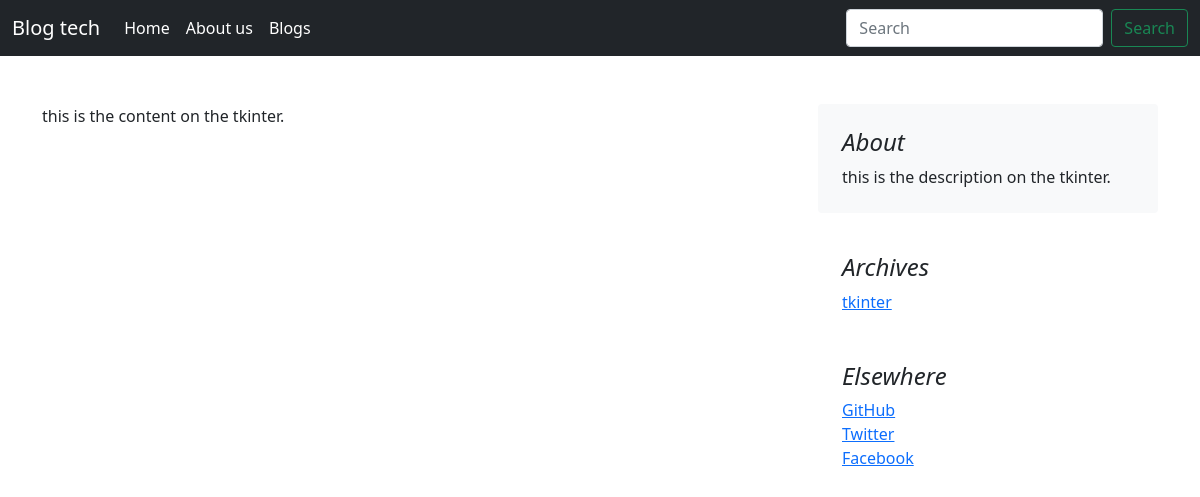
/postview/10, run on an earlier commit of the app's database.
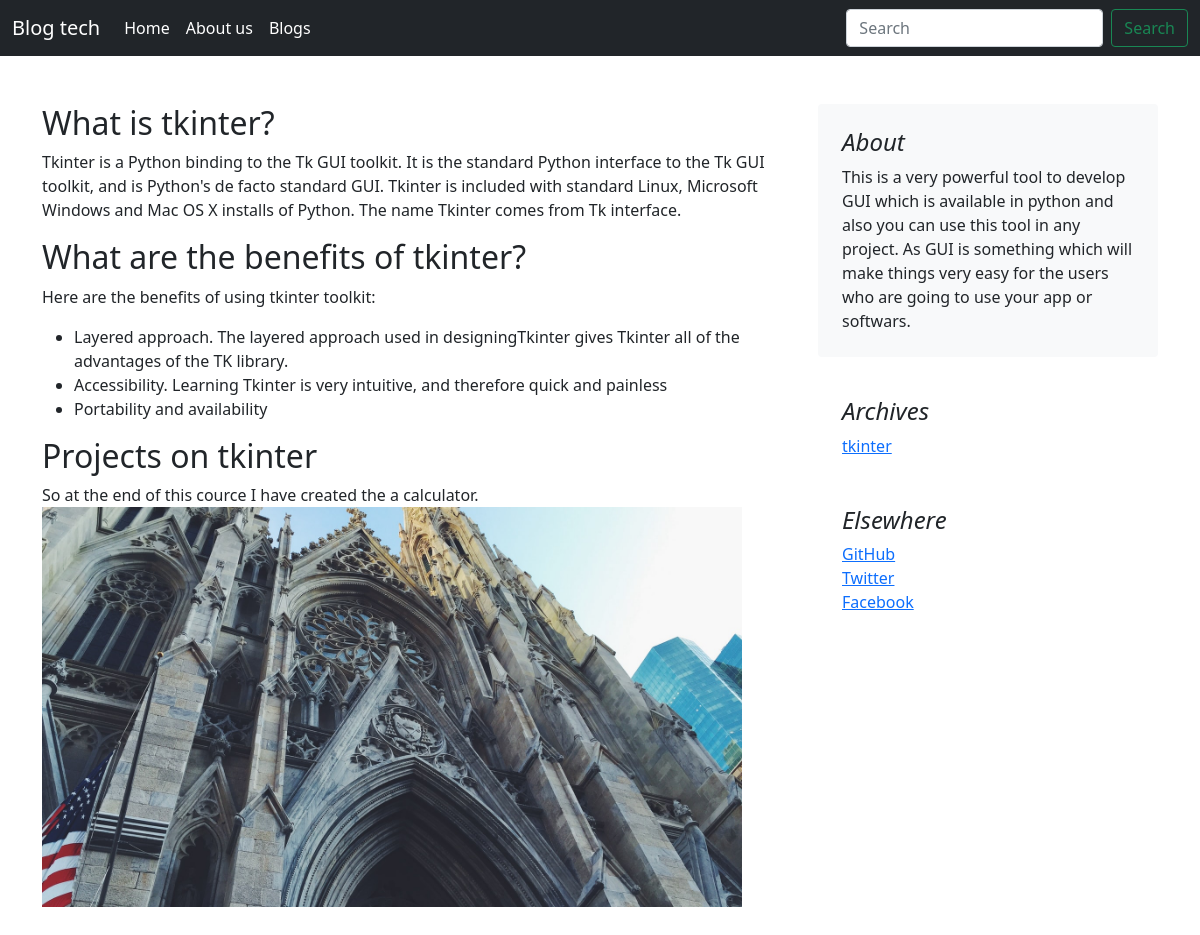
And on a later commit of the database.
### blog_tech/models.py (models this page shows, shortened)
class post(models.Model):
    title = models.CharField(max_length=50)
    tag = models.CharField(max_length=50)
    status = models.CharField(max_length=50)
    desc = models.TextField()
    content = models.TextField()
    pub_date = models.DateField()

### blog_tech/views.py (the view)
# urls.py: path('postview/<int:id>', views.postview, name='postview'),
def postview(request, id):
    req_post = post.objects.filter(id = id)
    links = post.objects.filter(tag = req_post[0].tag)
    return render(request, 'postview.html',{'content':req_post, 'links':links})

### blog_tech/templatetags/custom_tags.py (called while the page is built)
@register.filter()
def markdown_convertor(value):
    value = markdown.markdown(value)
    return value

### templates/postview.html (shortened to what this page needs)
{% extends 'basic.html' %}
{% block body %}
{% load custom_tags %}
{% load static %}
<div class="container my-5">
  <div class="row g-5">
    <div class="col-md-8">
      <article class="blog-post">
        {{ content.0.content|markdown_convertor | safe }}
      </article>
    </div>
    <div class="col-md-4">
      <div class="position-sticky" style="top: 2rem;">
        <div class="p-4 mb-3 bg-light rounded">
          <h4 class="fst-italic">About</h4>
          <p class="mb-0">{{ content.0.desc }}</p>
        </div>
        <div class="p-4">
          <h4 class="fst-italic">Archives</h4>
          <ol class="list-unstyled mb-0">
            {% for i in links %}
            <li><a href="/postview/{{i.id}}">{{ i.title }}</a></li>
            {% endfor %}
          </ol>
        </div>
        <div class="p-4">
          <h4 class="fst-italic">Elsewhere</h4>
          <ol class="list-unstyled">
            <li><a href="#">GitHub</a></li>
            <li><a href="#">Twitter</a></li>
            <li><a href="#">Facebook</a></li>
          </ol>
        </div>
      </div>
    </div>
  </div>
</div>
{% endblock body %}

What changed in the data, as far as the page shows it:
changed post "tkinter": content "this is the content on the tkinter." → "What is tkinter? Tkinter is a Python binding to the Tk GUI toolkit. It is the standard Python interface to the Tk GUI toolkit, and is Python's de facto standard GUI. Tkinter is included with standard Linux, Microsoft Windows and Mac OS X installs of Python. The name Tkinter comes from Tk interface. What are the benefits of tkinter? Here are the benefits of using tkinter toolkit: Layered approach. The layered approach used in designingTkinter gives Tkinter all of the advantages of the TK library. Accessibility. Learning Tkinter is very intuitive, and therefore quick and painless Portability and availability Projects on tkinter So at the end of this cource I have created the a calculator."; content: picture added; desc "this is the description on the tkinter." → "This is a very powerful tool to develop GUI which is available in python and also you can use this tool in any project. As GUI is something which will make things very easy for the users who are going to use your app or softwars."
